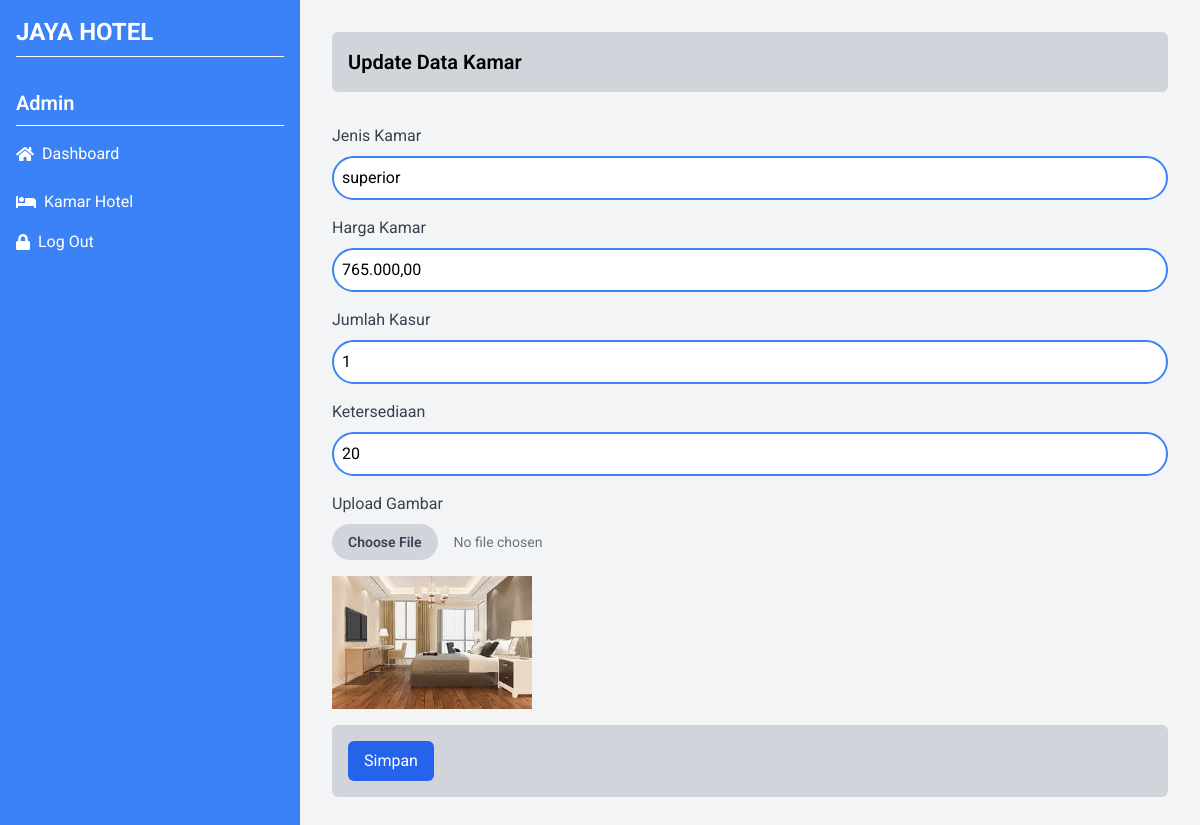
Screenshot of /edit_kamar.php?id=12 with the database file from the repository.
### tables this page shows
CREATE TABLE `kamar` (
  `id_kamar` int(10) NOT NULL,
  `jenis_kamar` varchar(50) NOT NULL,
  `harga_kamar` varchar(50) NOT NULL,
  `ketersediaan` varchar(25) NOT NULL,
  `jumlah_kasur` varchar(20) NOT NULL,
  `gambar_kamar` varchar(50) NOT NULL
);

### edit_kamar.php (the view, shortened to what this page needs)
<html>
<head>
    <script src="https://cdn.tailwindcss.com"></script>
    <link rel="stylesheet" href="https://cdnjs.cloudflare.com/ajax/libs/font-awesome/5.15.3/css/all.min.css">
</head>
<body class="bg-gray-100">
    <div class="flex flex-col md:flex-row">
        <div class="w-full md:w-1/4 bg-blue-500 h-auto md:h-screen p-4">
            <div class="text-white text-2xl font-bold mb-8 border-b border-white pb-2">JAYA HOTEL</div>
            <div class="text-white text-xl font-semibold mb-4 border-b border-white pb-2">Admin</div>
            <div class="text-white mb-4 pb-2">
                <a href="#" class="flex items-center">
                    <i class="fas fa-home mr-2"></i> Dashboard
                </a>
            </div>
            <div class="text-white mb-4">
                <a href="#" class="flex items-center">
                    <i class="fas fa-bed mr-2"></i> Kamar Hotel
                </a>
            </div>
            <div class="text-white">
                <a href="#" class="flex items-center">
                    <i class="fas fa-lock mr-2"></i> Log Out
                </a>
            </div>
        </div>
        <div class="w-full md:w-3/4 p-4 md:p-8">
            <div class="bg-gray-300 p-4 rounded-md mb-8">
                <h2 class="text-xl font-semibold">Update Data Kamar</h2>
            </div>
            <form action="update_kamar.php" method="post" autocomplete="off" enctype="multipart/form-data">
            <?php
            $id_kamar = $_GET['id'];
            include "koneksi.php";
            $query = mysqli_query($koneksi, "SELECT * FROM kamar WHERE id_kamar = $id_kamar");
            while ($data = mysqli_fetch_array($query)){
            ?>
                <div class="mb-4">
                    <label class="block text-gray-700 mb-2">Jenis Kamar</label>
                    <input type="text" name="jenis_kamar" class="w-full border-2 border-blue-500 rounded-full p-2"id="exampleInputEmail1"  value="<?php echo $data['jenis_kamar']; ?>" placeholder="Masukan Jenis Kamar">
                </div>
                <div class="mb-4">
                    <label class="block text-gray-700 mb-2">Harga Kamar</label>
                    <input type="text" name="harga_kamar" class="w-full border-2 border-blue-500 rounded-full p-2" id="exampleInputPassword1" value="<?php echo $data['harga_kamar']; ?>" placeholder="Masukan Harga Kamar">
                </div>
                <div class="mb-4">
                    <label class="block text-gray-700 mb-2">Jumlah  Kasur</label>
                    <input type="text" name="jumlah" class="w-full border-2 border-blue-500 rounded-full p-2" id="exampleInputPassword1"  value="<?php echo $data['jumlah_kasur']; ?>" placeholder="Masukan Jumlah Kasur">
                </div>
                <div class="mb-4">
                    <label class="block text-gray-700 mb-2">Ketersediaan</label>
                    <input type="text" name="ketersediaan" class="w-full border-2 border-blue-500 rounded-full p-2" id="exampleInputPassword1"  value="<?php echo $data['ketersediaan']; ?>" placeholder="Masukan Jumlah Ketersediaan">
                </div>
                <div class="mb-4">
                    <label class="block text-gray-700 mb-2">Upload Gambar</label>
                    <input type="file" name="gambar"
                        class="block w-full text-sm text-gray-500 file:mr-4 file:py-2 file:px-4 file:rounded-full file:border-0 file:text-sm file:font-semibold file:bg-gray-300 file:text-gray-700 hover:file:bg-gray-400">
                </div>
                <div class="mb-4">
                <div class="custom-file">
                      <img src="pictures/<?php echo $data["gambar_kamar"]; ?>" width=200 title="<?php echo $data['gambar_kamar']; ?>"></td>
                      </div>
            </div>
                <div class="bg-gray-300 p-4 rounded-md">
                <button type="submit"name="proses" value="upload" class="bg-blue-600 text-white px-4 py-2 rounded-md">Simpan</button>
                </div>
                <?php }
                ?>
            </form>
        </div>
    </div>
</body>
</html>

### edit_kamar.php (style rules this page uses)
body { font-family: 'Roboto', sans-serif; }

### rows the page displays
kamar: jenis_kamar "superior", harga_kamar "765.000,00", jumlah "1", ketersediaan "20", gambar_kamar (picture)
